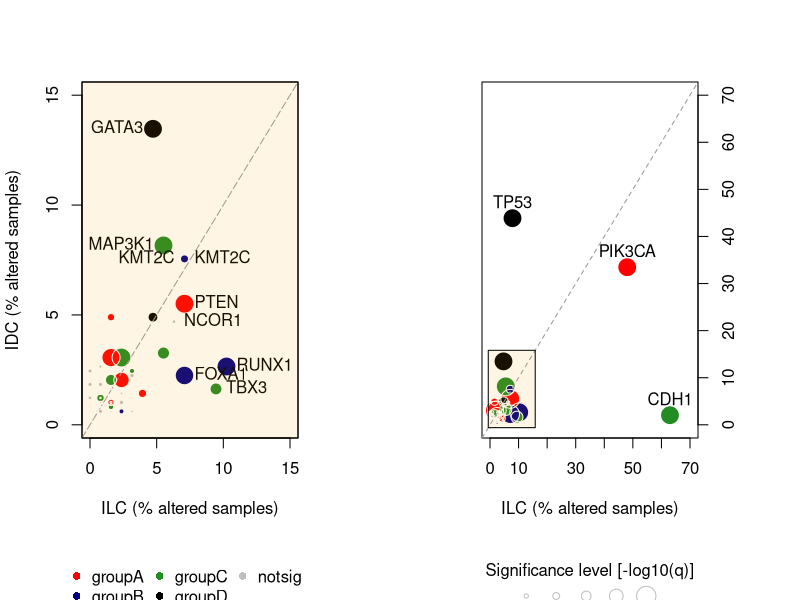
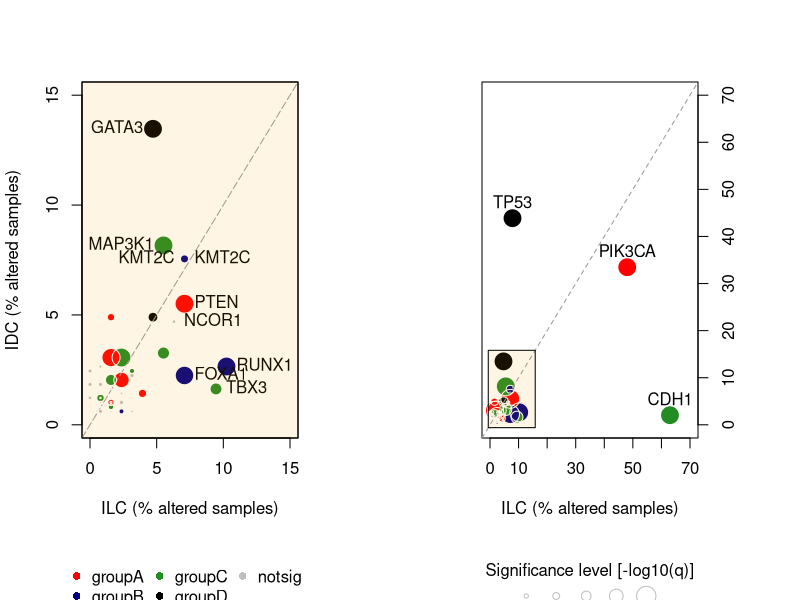

Source code (R) for these figures, in order:
## ---- chunk 1
knitr::opts_chunk$set(echo = TRUE)
## ---- chunk 2
Sys.setenv(LANGUAGE = "en") #显示英文报错信息
options(stringsAsFactors = FALSE) #禁止chr转成factor
## ---- chunk 3
dat2 <- read.csv("easy_input.csv")
head(dat2)
## ---- chunk 4
### 用3-6列计算百分比 ###
ILC <- (dat2$n_ILC/dat2$total_ILC)*100
names(ILC) <- dat2$Gene
IDC <- (dat2$n_IDC/dat2$total_IDC)*100
names(IDC) <- dat2$Gene

### group列 ###
# 给每个group的泡泡一种颜色
# 先自定义足够多的颜色
mycol <- c("red","navy","forestgreen","black","#FB9A99","#33A02C","#E31A1C","#B15928","#6A3D9A","#CAB2D6","#A6CEE3","#1F78B4","#FDBF6F","#999999","#FF7F00")
# 不显著的定义为notsig组，画成灰色
dat2$group[dat2$pvalue > 0.001] <- "notsig"
cols.names <- unique(dat2$group)
cols.code <- c(mycol[1:(length(cols.names)-1)],"grey")
names(cols.code) <- cols.names

### pvalue列 ###
# pvalue决定泡泡的大小
sizes <- -log10(dat2$pvalue)/5
sizes[sizes=="Inf"] <- 0
names(sizes) <- dat2$Gene
## ---- chunk 5
par(mfrow=c(1,2),mar = par()$mar + c(3,0,0,3)) #在底部留出图例的地方)
plot(ILC, IDC,
     col = cols.code[as.character(dat2$group)],
     xlim = c(0,15), ylim=c(0,15), #画局部
     pch = 16, #实心圆点
     ylab = "IDC (% altered samples)",xlab="ILC (% altered samples)", 
     cex = sizes)
abline(a = 0, b = 1, col = "gray60", lwd = 1, lty = 5)
# 泡泡外面画白圈
points(ILC, IDC, pch = 1, col = "white", cex = sizes)

# 给百分比大于6的泡泡标上文字
# 可以根据你自己的喜好调整
up <- which(IDC > 6)
down <- which(ILC > 6)

par(xpd=TRUE) #让超出画图范围的字也能显示出来
text(ILC[up], IDC[up], names(ILC[up]), pos=2) #Values of 1, 2, 3 and 4, respectively indicate positions below, to the left of, above and to the right of the specified coordinates.
text(ILC[down], IDC[down], names(ILC[down]), pos=4)

# 画黄色背景
## Add an alpha value to a colour
add.alpha <- function(col, alpha=1){
  if(missing(col))
    stop("Please provide a vector of colours.")
  apply(sapply(col, col2rgb)/255, 2, 
        function(x) 
          rgb(x[1], x[2], x[3], alpha=alpha))  
}
gray.alpha <- add.alpha("orange", alpha=0.1)
rect(par("usr")[1], par("usr")[3], par("usr")[2], par("usr")[4], col = gray.alpha)

# 添加pathway颜色的图例
legend("bottom", 
       inset=c(0,-.5), #把图例画到图外
       ncol = 3,
       pch=16, col=cols.code, legend=cols.names, bty="n")


### 画整体 ###
#par(mar = par()$mar + c(0,0,0,3)) #在右侧留出写title的地方
plot(ILC, IDC,
     col = cols.code[as.character(dat2$group)],
     xlim=c(0,70),ylim=c(0,70),
     ylab="", xlab="ILC (% altered samples)", 
     yaxt='n', #先不画y轴
     pch=16, 
     cex=sizes)
# 泡泡外面画白圈
points(ILC, IDC, pch=1, col = "white", cex=sizes)

axis(side = 4) #画右侧y轴
title(ylab="IDC (% altered samples)", 
      mgp=c(-20,1,0)) #根据具体图的大小调整，这里取-25，让title位于右侧

# 给百分比大于15的泡泡标上文字
w <- which(ILC > 15 | IDC > 15) # ILC或IDC>15
text(ILC[w], IDC[w], names(ILC[w]), pos=3) #Values of 1, 2, 3 and 4, respectively indicate positions below, to the left of, above and to the right of the specified coordinates.

# 添加size的图例
u <- par("usr")
f <- c(1,2.5,5,10,20)
s <- sqrt(f/3)
legend("bottom", 
       inset=c(0,-.5), #把图例画到图外
       legend=rep("", length(f)), 
       title = "Significance level [-log10(q)]",
       pch=1, pt.cex=s, bty='n',
       horiz = TRUE, #横向排列
       col="#88888888")

par(xpd = F) #默认就是F，前面为了写label改成TRUE了。画abline前一定改为FALSE，否则对角线的虚线会超出plot region
abline(a = 0, b = 1, col = "gray60", lwd = 1, lty=2)

# 给局部区域画黄色背景
# 此处的4.6是由70/15得到的
rect(par("usr")[1]/4.6, par("usr")[3]/4.6, par("usr")[2]/4.6, par("usr")[4]/4.6, col = gray.alpha, border=TRUE)

recordedplot1 <- recordPlot() # record the previous plot

pdf("baseZoom.pdf",10,5.5)
recordedplot1
dev.off()
## ---- chunk 6
sessionInfo()
